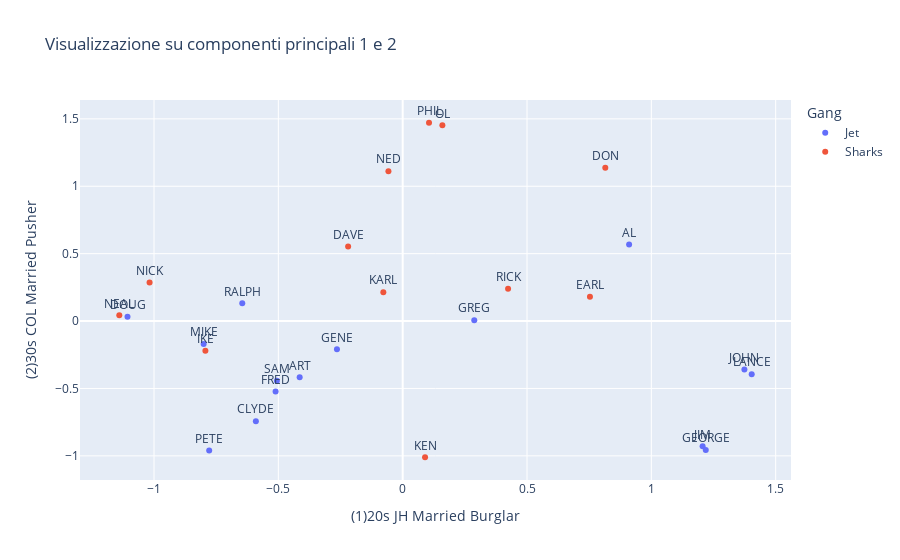

Notebook code for this chart:
### Code cell
title = "Visualizzazione su componenti principali 1 e 2"
fig = px.scatter(df_pca_noise.reset_index(),x=cod_componenti[0],y=cod_componenti[1],text="Name",color="Gang", title=title)
fig.update_traces(textposition="top center")
fig.write_html(title+'.html')
fig.show()

### Figure 1 — Plotly figure (JSON) as saved in the notebook; plotly's stock layout.template omitted (floating-point values rounded to 4 significant figures)
{"data": [{"hovertemplate": "Gang=Jet<br>(1)20s JH Married Burglar=%{x}<br>(2)30s COL Married Pusher=%{y}<br>Name=%{text}<extra></extra>", "legendgroup": "Jet", "marker": {"color": "#636efa", "symbol": "circle"}, "mode": "markers+text", "name": "Jet", "orientation": "v", "showlegend": true, "text": ["ART", "AL", "SAM", "CLYDE", "MIKE", "JIM", "GREG", "JOHN", "DOUG", "LANCE", "GEORGE", "PETE", "FRED", "GENE", "RALPH"], "textposition": "top center", "type": "scatter", "x": [-0.4142, 0.9105, -0.5059, -0.5904, -0.8004, 1.206, 0.2879, 1.374, -1.107, 1.404, 1.219, -0.7782, -0.5111, -0.2643, -0.645], "xaxis": "x", "y": [-0.417, 0.5676, -0.4423, -0.743, -0.1703, -0.9293, 0.006389, -0.3602, 0.03257, -0.3945, -0.9563, -0.9594, -0.5217, -0.2092, 0.132], "yaxis": "y"}, {"hovertemplate": "Gang=Sharks<br>(1)20s JH Married Burglar=%{x}<br>(2)30s COL Married Pusher=%{y}<br>Name=%{text}<extra></extra>", "legendgroup": "Sharks", "marker": {"color": "#EF553B", "symbol": "circle"}, "mode": "markers+text", "name": "Sharks", "orientation": "v", "showlegend": true, "text": ["PHIL", "IKE", "NICK", "DON", "NED", "KARL", "KEN", "EARL", "RICK", "OL", "NEAL", "DAVE"], "textposition": "top center", "type": "scatter", "x": [0.106, -0.7934, -1.018, 0.8148, -0.05729, -0.07776, 0.08998, 0.7531, 0.4239, 0.1597, -1.14, -0.2194], "xaxis": "x", "y": [1.471, -0.2197, 0.2854, 1.137, 1.112, 0.2138, -1.01, 0.1794, 0.2403, 1.452, 0.04309, 0.5527], "yaxis": "y"}], "layout": {"legend": {"title": {"text": "Gang"}, "tracegroupgap": 0}, "title": {"text": "Visualizzazione su componenti principali 1 e 2"}, "xaxis": {"anchor": "y", "domain": [0, 1], "title": {"text": "(1)20s JH Married Burglar"}}, "yaxis": {"anchor": "x", "domain": [0, 1], "title": {"text": "(2)30s COL Married Pusher"}}}}
